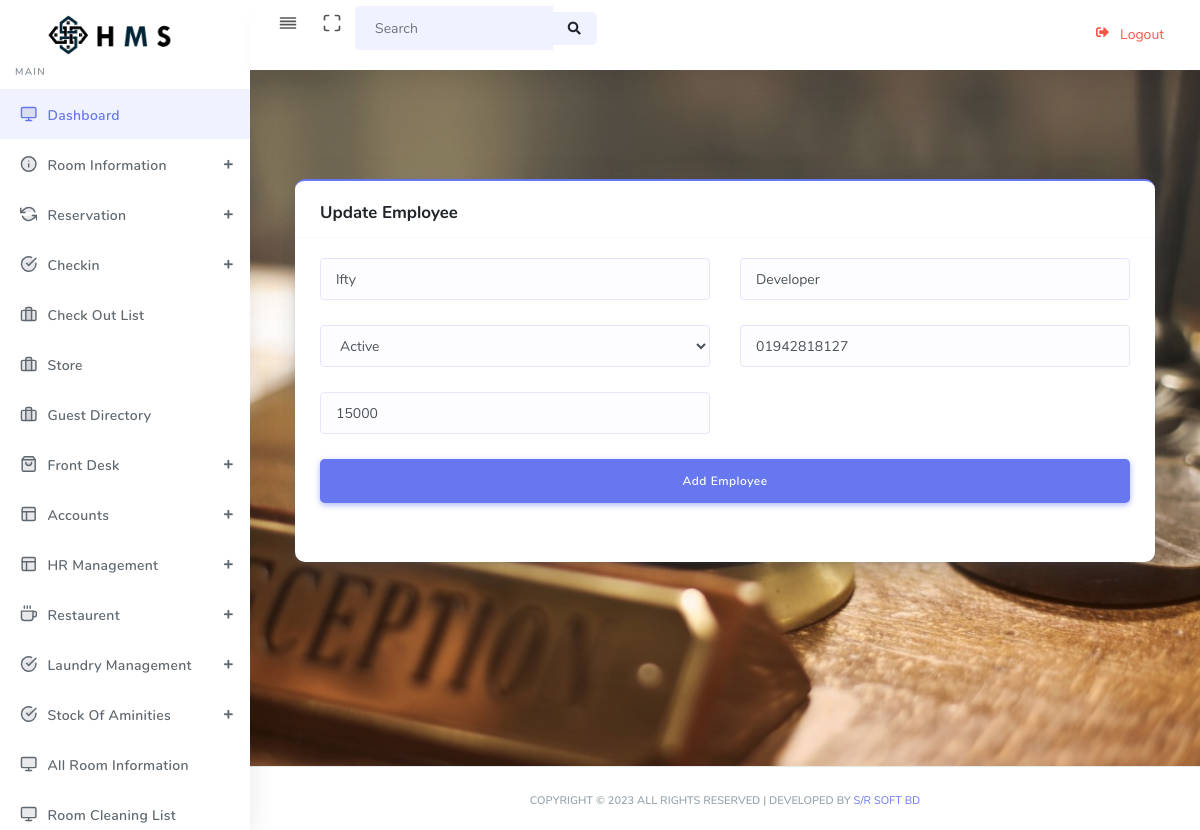
Page /edit_employee.php (signed in) on the committed database.
### tables this page shows
CREATE TABLE IF NOT EXISTS `employee` (
  `id` int(11) NOT NULL AUTO_INCREMENT,
  `name` varchar(444) NOT NULL,
  `designation` varchar(333) NOT NULL,
  `status` varchar(255) NOT NULL,
  `salary` int(11) NOT NULL,
  `phone` varchar(255) DEFAULT NULL,
  `work_area` varchar(90) DEFAULT NULL,
  PRIMARY KEY (`id`)
);

### edit_employee.php (the view, shortened to what this page needs)
<?php
$id = $_GET['id'];
include 'header.php';
$sql = "SELECT * FROM employee  order by id ASC";
$result = $conn->query($sql);
if ($result->num_rows > 0) {
    while ($row = $result->fetch_assoc()) {
        $name = $row['name'];
        $designation = $row['designation'];
        $status = $row['status'];
        $salary = $row['salary'];
        $phone = $row['phone'];
    }
}
?>
<div id="app">
    <section class="section">
        <div class="container mt-5">
            <div class="row">
                <div class="col-12 col-sm-12 col-md-12  col-lg-12  col-xl-12 ">
                    <div class="card card-primary">
                        <div class="card-header">
                            <h4 class="text-header">Update Employee</h4>
                        </div>
                        <div class="card-body">
                            <form action="update_employee.php?id=<?php echo $id ?>" method="POST">
                                <div class="row">
                                    <div class="form-group col-12 col-sm-12 col-md-6 col-lg-6">
                                        <input id="name" type="text" placeholder="Employee Name" value="<?php echo $name ?>" class="form-control" name="name" autofocus required>
                                    </div>
                                    <div class="form-group col-12 col-sm-12 col-md-6 col-lg-6">
                                        <input id="designation" type="text" placeholder="Employee Designation" value="<?php echo $designation ?>" class="form-control" name="designation" required>
                                    </div>
                                    <div class="form-group col-12 col-sm-12 col-md-6 col-lg-6">
                                        <select class="form-control" name="status" required>
                                            <option><?php echo $status ?></option>
                                        </select>
                                    </div>
                                    <div class="form-group col-12 col-sm-12 col-md-6 col-lg-6">
                                        <input id="phone" type="text" placeholder="Employee Contact Number" value="<?php echo $phone ?>" class="form-control" name="phone" required>
                                    </div>
                                    <div class="form-group col-12 col-sm-12 col-md-6 col-lg-6">
                                        <input id="salary" type="text" placeholder="Employee Salary" value="<?php echo $salary ?>" class="form-control" name="salary" required>
                                    </div>
                                    <div class="form-group col-12 col-sm-12 col-md-12 col-lg-12">
                                        <button type="submit" class="btn btn-primary btn-lg btn-block">
                                            Add Employee
                                        </button>
                                    </div>
                                </div>
                            </form>
                        </div>
                    </div>
                </div>
            </div>
        </div>
    </section>
</div>
<?php include 'footer.php' ?>

### rows in the picture
employee: name "Ifty", designation "Developer", status "Active", phone "01942818127", salary "15000"
